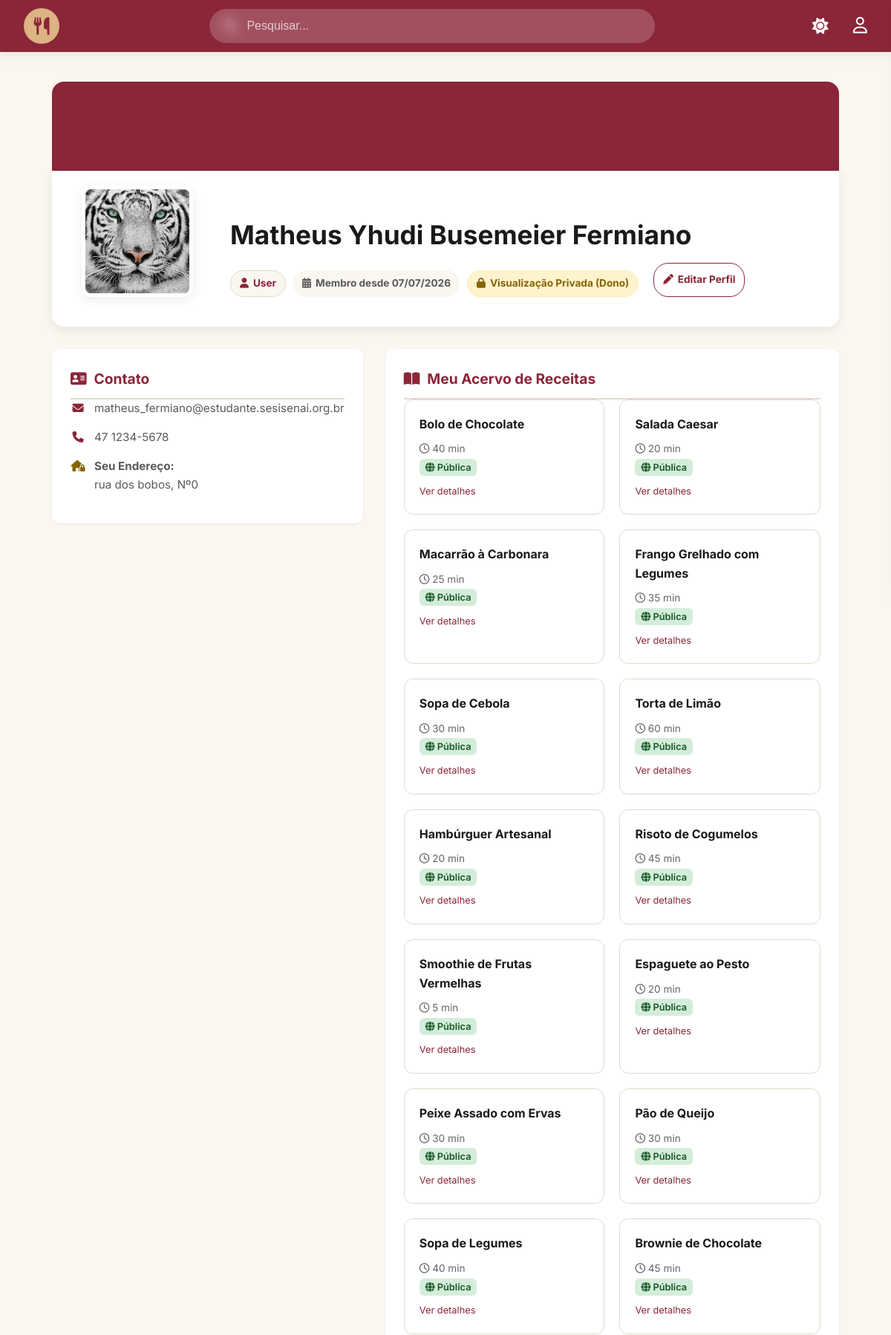
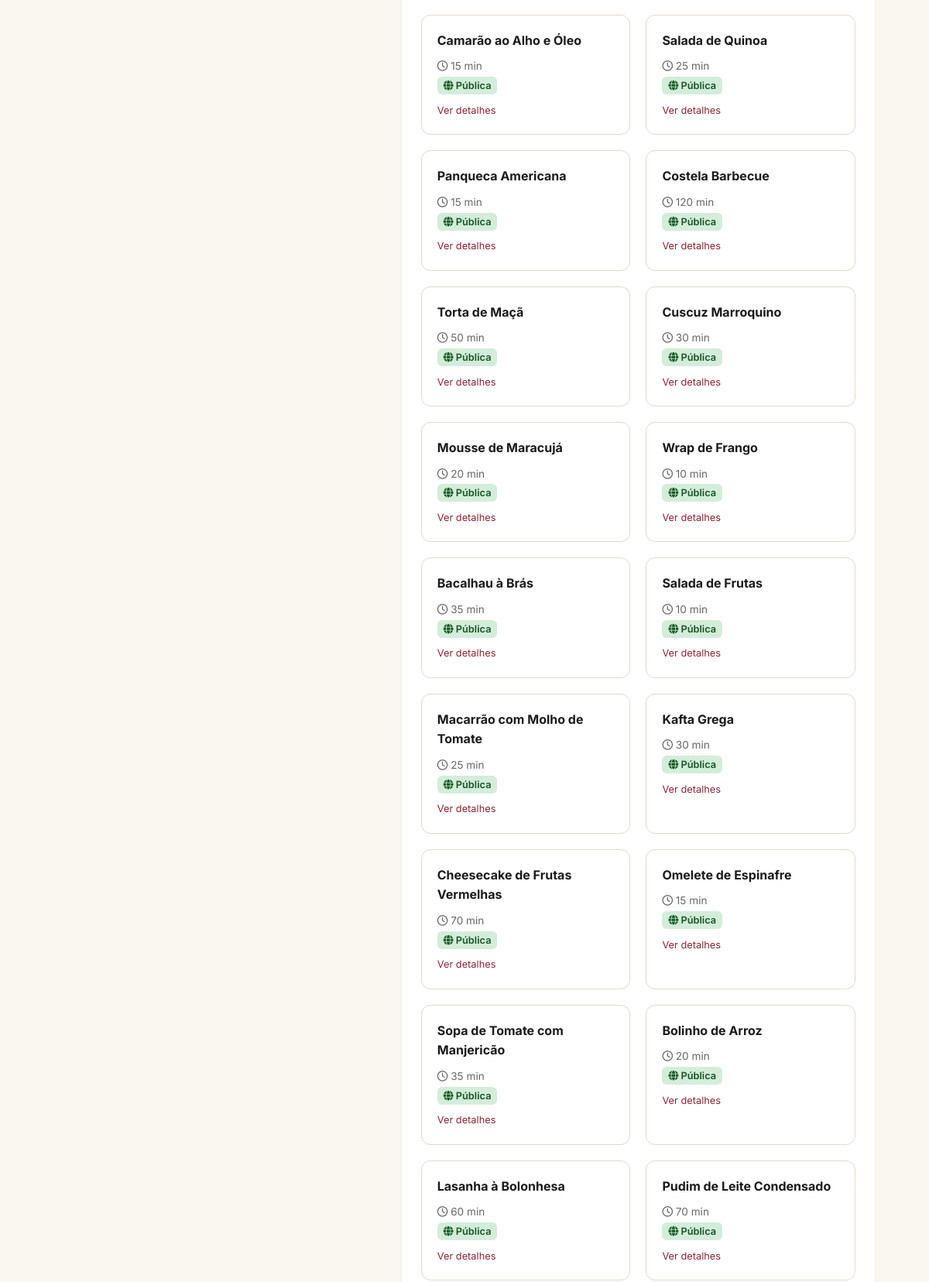
The page /views/user_profile.php (signed in, upper part) on the database its author committed (2 pictures, top to bottom).
### tables this page shows
CREATE TABLE users (
    id INT AUTO_INCREMENT PRIMARY KEY,
    name VARCHAR(150) NOT NULL,
    email VARCHAR(150) UNIQUE NOT NULL,
    password VARCHAR(255) NOT NULL,
    phone VARCHAR(20),
    address TEXT,
    photo VARCHAR(255) DEFAULT 'default_user.png',
    is_active BOOLEAN DEFAULT TRUE,
    login_attempts INT DEFAULT 0,
    last_login DATETIME,
    reset_token VARCHAR(255),
    reset_token_expiry DATETIME,
    created_at TIMESTAMP DEFAULT CURRENT_TIMESTAMP,
    updated_at TIMESTAMP DEFAULT CURRENT_TIMESTAMP ON UPDATE CURRENT_TIMESTAMP,
    deleted_at DATETIME
);

CREATE TABLE recipes (
    id INT AUTO_INCREMENT PRIMARY KEY,
    name VARCHAR(150) NOT NULL,
    ingredients TEXT NOT NULL,
    description TEXT,
    preparation_time INT,
    category VARCHAR(50),
    price DECIMAL(10, 2) DEFAULT 0.00,
    is_public BOOLEAN DEFAULT TRUE,
    
    user_id INT NULL,
    chef_id INT NULL,
    restaurant_id INT NULL,

    created_at TIMESTAMP DEFAULT CURRENT_TIMESTAMP,
    updated_at TIMESTAMP DEFAULT CURRENT_TIMESTAMP ON UPDATE CURRENT_TIMESTAMP,
    deleted_at DATETIME,

    CONSTRAINT fk_recipe_user FOREIGN KEY (user_id) REFERENCES users(id) ON DELETE CASCADE,
    CONSTRAINT fk_recipe_chef FOREIGN KEY (chef_id) REFERENCES chef(id) ON DELETE CASCADE,
    CONSTRAINT fk_recipe_restaurant FOREIGN KEY (restaurant_id) REFERENCES restaurants(id) ON DELETE CASCADE
);

### config/database.php (called while the page is built, shortened)
<?php
class database {
    private static $conexao = null;
    public static function getConexao() {
        if (self::$conexao === null) {
            try {
                $dsn = "mysql:host=" . DB_HOST . ";dbname=" . DB_NAME . ";charset=utf8mb4";
                self::$conexao = new PDO($dsn, DB_USER, DB_PASS, [
                    PDO::ATTR_ERRMODE => PDO::ERRMODE_EXCEPTION,
                    PDO::ATTR_DEFAULT_FETCH_MODE => PDO::FETCH_ASSOC,
                    PDO::ATTR_EMULATE_PREPARES => false,
                ]);
            } catch (PDOException $e) {
                die("Erro de conexão: " . $e->getMessage());
            }
        }
        return self::$conexao;
    }
}

### models/dao/userDAO.php (called while the page is built, shortened)
<?php
require_once dirname(__DIR__, 2) . '/config/database.php';
class userDAO {
    private $conn;
    public function __construct() {
        $this->conn = database::getConexao();
    }
    public function read($id) {
        $sql = "SELECT * FROM users WHERE id = ?";
        $stmt = $this->conn->prepare($sql);
        $stmt->execute([$id]);
        $dados = $stmt->fetch(PDO::FETCH_ASSOC);
        return new class($dados) {
            private $data;
            public function __construct($data) { $this->data = $data; }
            public function getName() { return $this->data['name'] ?? ''; }
            public function getEmail() { return $this->data['email'] ?? ''; }
            public function getPhone() { return $this->data['phone'] ?? ''; }
            public function getCreatedAt() { return $this->data['created_at'] ?? ''; }
            public function getAddress() { return $this->data['address'] ?? ''; }
            public function getPhoto() { return $this->data['photo'] ?? 'default_user.png'; }
        };
    }
}

### models/dao/recipeDAO.php (called while the page is built, shortened)
<?php
require_once dirname(__DIR__, 2) . '/config/database.php';
require_once dirname(__DIR__) . '/model/recipe.php';
class recipeDAO {
    private $conn;
    public function __construct() {
        $this->conn = database::getConexao();
    }
    private function mapToArray($stmt) {
        $receitas = [];
        while ($dados = $stmt->fetch(PDO::FETCH_ASSOC)) {
            $receitas[] = new Recipe(
                $dados['name'],
                $dados['ingredients'],
                $dados['description'] ?? null,
                $dados['preparation_time'] ?? null,
                $dados['category'] ?? null,
                $dados['price'] ?? 0.00,
                $dados['is_public'] ?? 1,
                $dados['user_id'] ?? null,
                $dados['chef_id'] ?? null,
                $dados['restaurant_id'] ?? null,
                $dados['id'],
                $dados['created_at'] ?? null
            );
        }
        return $receitas;
    }
    public function getRecipesByUser($userId) {
        $sql = "SELECT * FROM recipes WHERE user_id = :user_id AND deleted_at IS NULL ORDER BY created_at DESC";
        $stmt = $this->conn->prepare($sql);
        $stmt->bindValue(':user_id', $userId);
        $stmt->execute();
        return $this->mapToArray($stmt);
    }
}

### models/model/recipe.php (called while the page is built, shortened)
<?php
class Recipe {
    private $id;
    private $name;
    private $preparation_time;
    private $is_public;
    public function getId() { return $this->id; }
    public function getName() { return $this->name; }
    public function getPreparationTime() { return $this->preparation_time; }
    public function getIsPublic() { return $this->is_public; }
    public function setId($id) { $this->id = $id; }
    public function setName($n) { $this->name = trim($n); }
    public function setPreparationTime($pt) { $this->preparation_time = $pt; }
    public function setIsPublic($ip) { $this->is_public = (int)$ip; }
}

### views/user_profile.php (the view, shortened to what this page needs)
<?php
require_once dirname(__DIR__) . '/models/model/chef.php';
require_once dirname(__DIR__) . '/models/model/recipe.php';
require_once dirname(__DIR__) . '/models/dao/userDAO.php';
require_once dirname(__DIR__) . '/models/dao/recipeDAO.php';
$id_perfil = $_GET['id'] ?? $_SESSION['user_id'];
$tipo_perfil = $_GET['type'] ?? $_SESSION['user_type'];
$id_logado = $_SESSION['user_id'] ?? null;
$uDAO = new userDAO();
$rDAO = new recipeDAO();
$chefDAO = new chefDAO();
if($tipo_perfil == 'chef') {
    $profile = $chefDAO->read($id_perfil);
} else {
    $profile = $uDAO->read($id_perfil);
}
$nome = $profile->getName();
$email = $profile->getEmail();
$dataCriacao = $profile->getCreatedAt();
$foto_banco = (method_exists($profile, 'getPhoto')) ? $profile->getPhoto() : '';
if ($tipo_perfil === 'chef') {
    $foto = (!empty($foto_banco) && $foto_banco !== 'default.png') ? $foto_banco : 'default_chef.png';
} else {
    $foto = (!empty($foto_banco)) ? $foto_banco : 'default.png';
}
$telefone = (method_exists($profile, 'getPhone')) ? $profile->getPhone() : '';
$endereco = (method_exists($profile, 'getAddress')) ? $profile->getAddress() : '';
$e_o_dono = ($id_perfil == $id_logado && $tipo_perfil == $_SESSION['user_type']);
if ($tipo_perfil === 'chef') {
    $minhasReceitas = $e_o_dono ? $rDAO->getRecipesByChef($id_perfil) : $rDAO->getPublicRecipesByChef($id_perfil);
} else {
    $minhasReceitas = $e_o_dono ? $rDAO->getRecipesByUser($id_perfil) : $rDAO->getPublicRecipesByUser($id_perfil);
}
require_once dirname(__DIR__) . '/base.php';
?>
<div class="profile-container">
    <div class="profile-banner"></div>
    <div class="profile-header-card">
    <img src="../static/assets/uploads/<?php echo htmlspecialchars($foto); ?>" alt="Foto de Perfil" class="profile-avatar">
        <div class="profile-titles">
            <h1><?php echo htmlspecialchars($nome); ?></h1>
            <div class="profile-badges">
                <span class="badge badge-role">
                    <i class="fa-solid <?php echo $tipo_perfil == 'chef' ? 'fa-utensils' : 'fa-user'; ?>"></i>
                    <?php echo ucfirst($tipo_perfil); ?>
                </span>
                <span class="badge badge-date"><i class="fa-solid fa-calendar-alt"></i> Membro desde <?php echo date('d/m/Y', strtotime($dataCriacao)); ?></span>
                <?php if($e_o_dono): ?>
                <span class="badge badge-private"><i class="fa-solid fa-lock"></i> Visualização Privada (Dono)</span>
                <a href="edit_profile.php" style="background: #fff; color: #8b2538; padding: 6px 12px; border-radius: 20px; font-size: 0.85rem; font-weight: bold; text-decoration: none; margin-left: 10px; border: 1px solid #8b2538; display: inline-flex; align-items: center; gap: 6px;">
                    <i class="fa-solid fa-pen"></i> Editar Perfil
                </a>
            <?php endif; ?>
            </div>
        </div>
    </div>
    <div class="profile-body">
        <div class="sidebar">
            <div class="info-card">
                <h3><i class="fa-solid fa-address-card"></i> Contato</h3>
                <ul class="contact-list">
                    <?php if(!empty($email)): ?>
                        <li><i class="fa-solid fa-envelope"></i> <span><?php echo htmlspecialchars($email); ?></span></li>
                    <?php endif; ?>
                    <?php if(!empty($telefone)): ?>
                        <li><i class="fa-solid fa-phone"></i> <span><?php echo htmlspecialchars($telefone); ?></span></li>
                    <?php endif; ?>
                    <?php if($e_o_dono && !empty($endereco)): ?>
                        <li><i class="fa-solid fa-house-lock" style="color:#856404;"></i> <span><strong>Seu Endereço:</strong><br><?php echo htmlspecialchars($endereco); ?></span></li>
                    <?php endif; ?>
                </ul>
            </div>
        </div>
        <div class="main-content">
            <div class="info-card">
                <h3>
                    <i class="fa-solid fa-book-open"></i>
                    <?php echo $e_o_dono ? 'Meu Acervo de Receitas' : 'Receitas Públicas'; ?>
                </h3>
                <?php if(empty($minhasReceitas)): ?>
                    <p style="color: #888; text-align: center; padding: 20px;">Nenhuma receita encontrada.</p>
                <?php else: ?>
                    <div class="recipes-grid">
                        <?php foreach($minhasReceitas as $r): ?>
                            <div class="recipe-item">
                                <h4><?php echo htmlspecialchars($r->getName()); ?></h4>
                                <p style="font-size: 0.85rem; color: #666;">
                                    <i class="fa-regular fa-clock"></i> <?php echo $r->getPreparationTime(); ?> min
                                </p>
                                <?php if($e_o_dono): ?>
                                    <span class="status-badge <?php echo $r->getIsPublic() ? 'status-public' : 'status-private'; ?>">
                                        <?php echo $r->getIsPublic() ? '<i class="fa-solid fa-globe"></i> Pública' : '<i class="fa-solid fa-lock"></i> Privada'; ?>
                                    </span>
                                <?php endif; ?>
                                <a href="recipes/recipe_view.php?id=<?php echo $r->getId(); ?>" style="display:block; margin-top:10px; font-size: 0.8rem; color: #8b2538;">Ver detalhes</a>
                            </div>
                        <?php endforeach; ?>
                    </div>
                <?php endif; ?>
            </div>
        </div>
    </div>
</div>

### static/style.css (style rules this page uses)
:root { --bg: #faf7f0; --surface: #ffffff; --text: #1a1a1a; --text-secondary:#5a5a5a; --primary: #8b2538; --primary-hover: #a12f45; --accent: #dcb382; --accent-hover: #c49b5e; --border: #e1dacb; --input-bg: #fafafa; --input-border: #ddd; --danger: #e74c3c; --danger-hover: #c0392b; --warning-bg: #fff3cd; --warning-text: #856404; --warning-border:#ffeeba; --success-bg: #d4edda; --success-text: #155724; --error-bg: #fde8e8; --error-text: #9b1c1c; --shadow-sm: 0 1px 3px rgba(0,0,0,0.06); --shadow-md: 0 4px 15px rgba(0,0,0,0.08); --shadow-lg: 0 10px 30px rgba(0,0,0,0.12); --transition: 0.25s ease-in-out; --radius-sm: 6px; --radius-md: 12px; --radius-lg: 24px; --max-width: 1280px; }
*, *::before, *::after { box-sizing: border-box; margin: 0; padding: 0; }
html { scroll-behavior: smooth; }
body { font-family: 'Inter', 'Segoe UI', Tahoma, Geneva, Verdana, sans-serif; background-color: var(--bg); color: var(--text); line-height: 1.6; transition: background-color var(--transition), color var(--transition); min-height: 100vh; display: flex; flex-direction: column; }
img { max-width: 100%; display: block; }
a { color: inherit; text-decoration: none; }
.profile-container { max-width: 1100px; margin: 40px auto; padding: 0 20px; }
.profile-banner { background: var(--primary); height: 200px; border-radius: 16px 16px 0 0; position: relative; }
.profile-header-card { background: var(--surface); border-radius: 0 0 16px 16px; padding: 20px 40px 40px; box-shadow: var(--shadow-md); display: flex; align-items: flex-end; margin-top: -80px; position: relative; z-index: 2; flex-wrap: wrap; gap: 20px; }
.profile-avatar { width: 150px; height: 150px; border-radius: 12px; border: 5px solid var(--surface); background: var(--bg); object-fit: cover; box-shadow: var(--shadow-md); }
.profile-titles { margin-left: 30px; flex-grow: 1; }
.profile-titles h1 { margin: 0; color: var(--text); font-size: 2.2rem; }
.badge { padding: 6px 12px; border-radius: 20px; font-size: 0.85rem; font-weight: bold; display: inline-flex; align-items: center; gap: 6px; margin-top: 10px; }
.badge-role { background: var(--bg); color: var(--primary); border: 1px solid var(--border); }
.badge-date { background: var(--bg); color: var(--text-secondary); }
.badge-private { background: var(--warning-bg); color: var(--warning-text); border: 1px solid var(--warning-border); }
.profile-badges { margin-top: 10px; display: flex; gap: 10px; flex-wrap: wrap; }
.profile-body { display: grid; grid-template-columns: 1fr 2.5fr; gap: 30px; margin-top: 30px; }
.info-card { background: var(--surface); border-radius: var(--radius-md); padding: 25px; box-shadow: var(--shadow-sm); margin-bottom: 25px; }
.info-card h3 { color: var(--primary); margin-top: 0; border-bottom: 2px solid var(--border); padding-bottom: 10px; font-size: 1.2rem; display: flex; align-items: center; gap: 10px; }
.contact-list { list-style: none; padding: 0; margin: 0; }
.contact-list li { margin-bottom: 15px; display: flex; align-items: flex-start; gap: 12px; color: var(--text-secondary); font-size: 0.95rem; }
.contact-list i { color: var(--primary); margin-top: 4px; width: 20px; text-align: center; }
.recipes-grid { display: grid; grid-template-columns: repeat(auto-fill, minmax(250px, 1fr)); gap: 20px; }
.recipe-item { background: var(--surface); border: 1px solid var(--border); border-radius: var(--radius-md); padding: 20px; transition: transform 0.2s, box-shadow 0.2s; }
.recipe-item h4 { margin: 0 0 10px 0; color: var(--text); }
.status-badge { font-size: 0.8rem; padding: 4px 8px; border-radius: 6px; font-weight: 600; }
.status-public { background: var(--success-bg); color: var(--success-text); }

### rows shown on the page
users: photo (picture), name "Matheus Yhudi Busemeier Fermiano", created_at "07/07/2026", email "matheus_fermiano@estudante.sesisenai.org.br", phone "47 1234-5678", address "rua dos bobos, Nº0"
recipes: name "Bolo de Chocolate", preparation_time "40", is_public 1 (drawn)
recipes: name "Salada Caesar", preparation_time "20", is_public 1 (drawn)
recipes: name "Macarrão à Carbonara", preparation_time "25", is_public 1 (drawn)
recipes: name "Frango Grelhado com Legumes", preparation_time "35", is_public 1 (drawn)
recipes: name "Sopa de Cebola", preparation_time "30", is_public 1 (drawn)
recipes: name "Torta de Limão", preparation_time "60", is_public 1 (drawn)
recipes: name "Hambúrguer Artesanal", preparation_time "20", is_public 1 (drawn)
recipes: name "Risoto de Cogumelos", preparation_time "45", is_public 1 (drawn)
recipes: name "Smoothie de Frutas Vermelhas", preparation_time "5", is_public 1 (drawn)
recipes: name "Espaguete ao Pesto", preparation_time "20", is_public 1 (drawn)
recipes: name "Peixe Assado com Ervas", preparation_time "30", is_public 1 (drawn)
recipes: name "Pão de Queijo", preparation_time "30", is_public 1 (drawn)
recipes: name "Sopa de Legumes", preparation_time "40", is_public 1 (drawn)
recipes: name "Brownie de Chocolate", preparation_time "45", is_public 1 (drawn)
recipes: name "Camarão ao Alho e Óleo", preparation_time "15", is_public 1 (drawn)
recipes: name "Salada de Quinoa", preparation_time "25", is_public 1 (drawn)
recipes: name "Panqueca Americana", preparation_time "15", is_public 1 (drawn)
recipes: name "Costela Barbecue", preparation_time "120", is_public 1 (drawn)
recipes: name "Torta de Maçã", preparation_time "50", is_public 1 (drawn)
recipes: name "Cuscuz Marroquino", preparation_time "30", is_public 1 (drawn)
recipes: name "Mousse de Maracujá", preparation_time "20", is_public 1 (drawn)
recipes: name "Wrap de Frango", preparation_time "10", is_public 1 (drawn)
recipes: name "Bacalhau à Brás", preparation_time "35", is_public 1 (drawn)
recipes: name "Salada de Frutas", preparation_time "10", is_public 1 (drawn)
recipes: name "Macarrão com Molho de Tomate", preparation_time "25", is_public 1 (drawn)
recipes: name "Kafta Grega", preparation_time "30", is_public 1 (drawn)
recipes: name "Cheesecake de Frutas Vermelhas", preparation_time "70", is_public 1 (drawn)
recipes: name "Omelete de Espinafre", preparation_time "15", is_public 1 (drawn)
recipes: name "Sopa de Tomate com Manjericão", preparation_time "35", is_public 1 (drawn)
recipes: name "Bolinho de Arroz", preparation_time "20", is_public 1 (drawn)
recipes: name "Lasanha à Bolonhesa", preparation_time "60", is_public 1 (drawn)
recipes: name "Pudim de Leite Condensado", preparation_time "70", is_public 1 (drawn)

### other values the page prints
$tipo_perfil "User"
